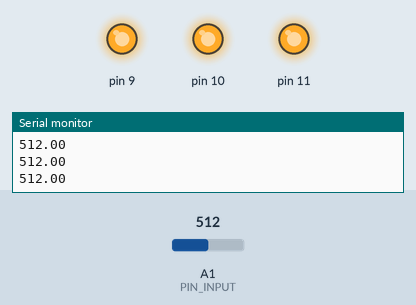
Simulated run of this program. Board: Arduino Uno, built with avr-gcc and run on an emulated ATmega328P. On the bench: output pins drawn as LEDs (lit = HIGH), the last lines printed to the serial monitor. The test bench sets the inputs (shaded band); at power-on: A1 (PIN_INPUT) = 512.

Above: at 1.2 s.
1.3 s: A1 (PIN_INPUT) set to 530
2.8 s: A1 (PIN_INPUT) set to 555
At 3.8 s:
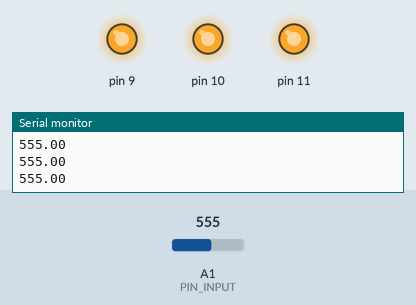
4.3 s: A1 (PIN_INPUT) set to 716
At 5.5 s:
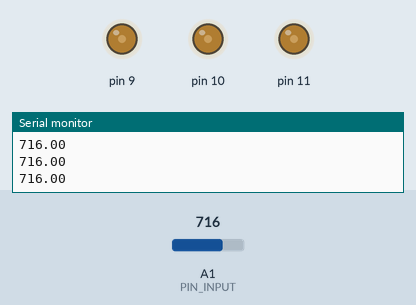
5.8 s: A1 (PIN_INPUT) set to 810
At 6.4 s:
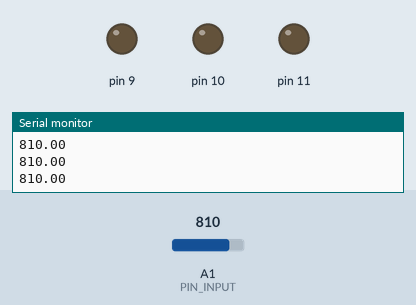
Timing chart, 0 to 8.3 s (numbered marks = the images above; inputs shaded):
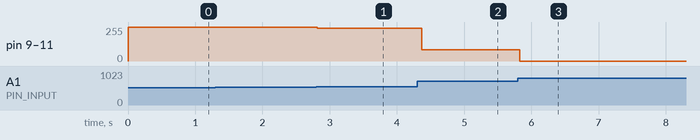

The program:

main.cpp
```cpp
#include <Arduino.h>

#include <PID_v1.h>

#define PIN_INPUT A1
#define PIN_OUTPUT 3

//Define Variables we'll be connecting to
double Setpoint, Input, Output;

//Specify the links and initial tuning parameters
double Kp=1, Ki=0, Kd=0;
PID myPID(&Input, &Output, &Setpoint, Kp, Ki, Kd, DIRECT);
uint8_t moj_pwm = 0;

void setup()
{
  Serial.begin(9600);
  pinMode(10, OUTPUT);
  pinMode(11, OUTPUT);
  pinMode(9, OUTPUT);
  //initialize the variables we're linked to
  Input = analogRead(PIN_INPUT);
  Setpoint = 800;

  //turn the PID on
  myPID.SetMode(AUTOMATIC);
}

void setLeds(uint8_t pwm){
  analogWrite(9,pwm);
  analogWrite(10,pwm);
  analogWrite(11,pwm);
}

void loop()
{
  Input = analogRead(PIN_INPUT);
  Serial.println(Input);
  myPID.Compute();
  setLeds(Output);
}
```

Measured:
- after the input at 2.8 s, pin 9–11: 255/255 → 245/255 at once
- after the input at 4.3 s, pin 9–11: 245/255 → 84/255 after 0.07 s
- after the input at 5.8 s, pin 9–11: 84/255 → 0/255 at once
